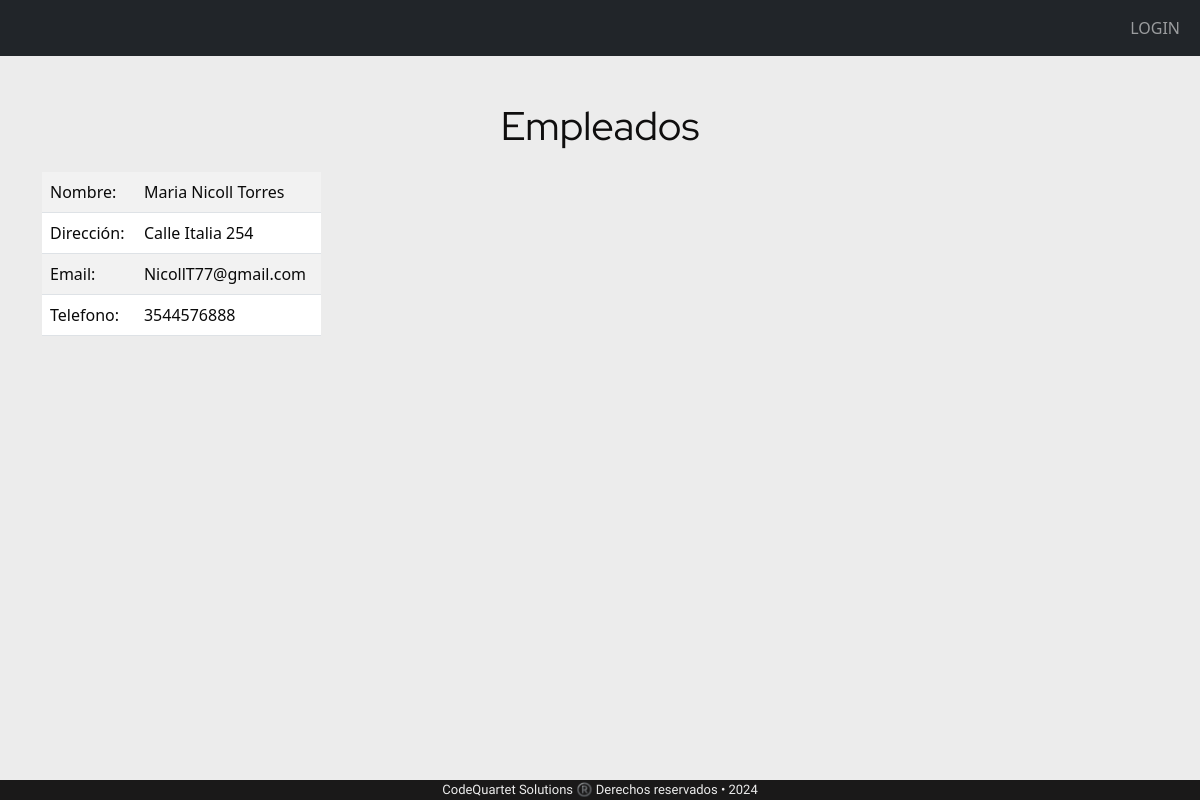
The app's page /empleados/2/ with its own data.
### appRieVictoria/models.py (models this page shows, shortened)
class Empleados(models.Model):
    nombre = models.CharField(max_length=50, help_text="",verbose_name="Nombre")
    direccion = models.CharField(max_length=100, help_text='')
    Email = models.EmailField(help_text="")
    telefono = models.PositiveBigIntegerField(help_text='')
    proveedores = models.ManyToManyField("Proveedores" ,related_name='venden_a_empleados', through="Compras")
    clientes = models.ManyToManyField("Clientes" ,related_name='empleados_relacionados', through="Ventas")
    class Meta:
        permissions = [
            ("puede_aprobar", "Puede aprobar el modelo"),
            ("puede_publicar", "Puede publicar el modelo"),
        ]

### appRieVictoria/views.py (the view)
def empleados(request, pk):
    empl = Empleados.objects.get(id=pk)
    context = {'empl': empl}
    return render(request, 'empleados.html', context)

### proyectoRieVictoria/templates/empleados.html (shortened to what this page needs)
{% extends "base.html" %}
{% block content %}
<div class="subtituloInicio">
    <p >Empleados</p>
</div>
<div class="contenedorTabla">
    <div class="col-3">
<div>
    <table class="table tablaBorde table-condensed table-striped">
        <tr>
            <td>Nombre: </td>
            <td>{{empl.nombre}}</td>
        </tr>
        <tr>
            <td>Dirección: </td>
            <td>{{empl.direccion}}</td>
        </tr>
        <tr>
            <td>Email: </td>
            <td>{{empl.Email}}</td>
        </tr>
        <tr>
            <td>Telefono: </td>
            <td>{{empl.telefono}}</td>
        </tr>
    </table>
</div>
</div>
</div>
{% endblock %}

### proyectoRieVictoria/static/estilos.css (style rules this page uses)
body { background-color: rgb(236, 236, 236); position: relative; }
.subtituloInicio { font-family: 'Red Hat Display', sans-serif; text-align: center; font-size: 40px; margin-top: 40px; color: rgb(15, 14, 14); }
.contenedorTabla { display: flex-end; justify-content:flex-end; }
.table { color: rgb(10, 10, 10) !important; }
.table td { color: rgb(10, 10, 10) !important; }

### records on screen
Empleados: nombre "Maria Nicoll Torres", direccion "Calle Italia 254", Email "NicollT77@gmail.com", telefono "3544576888"
